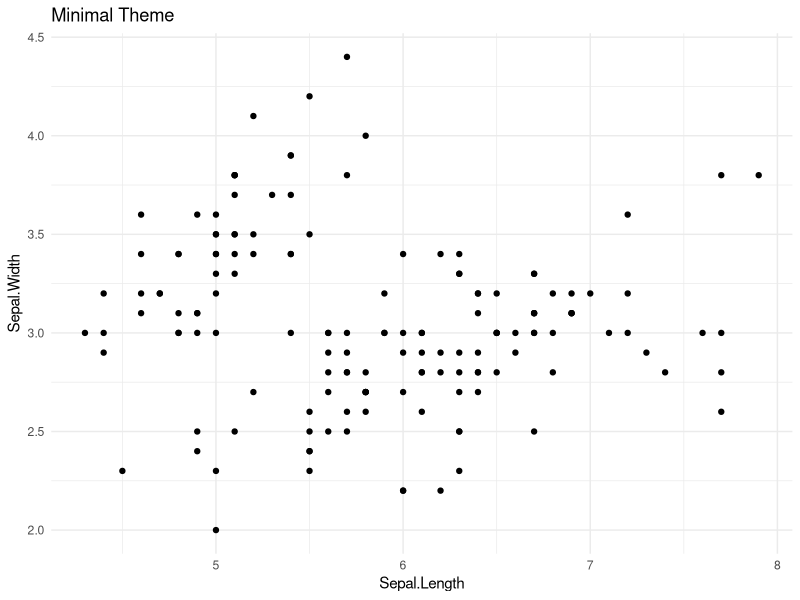
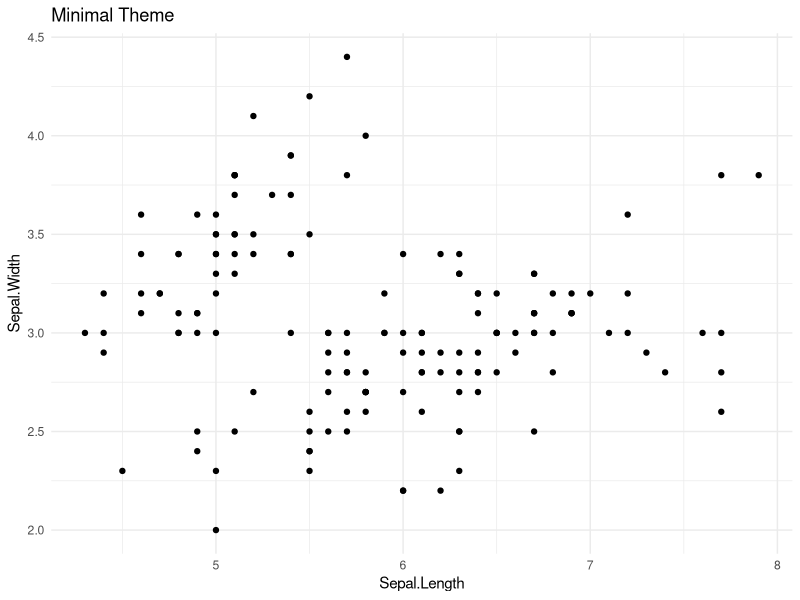

R code for these plots, in order:
library(ggplot2)
ggplot(iris, aes(x=Sepal.Length, y=Sepal.Width)) +
  geom_point() +
  theme_minimal() +
  labs(title='Minimal Theme')
ggsave('15_theme_minimal.png', width=5, height=4)
